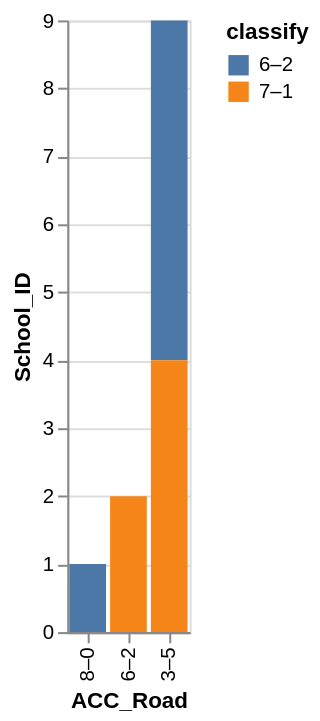

The specification (Vega-Lite) saved for this image:
### Vega-Lite specification from a JSON file in a GitHub repository (floating-point values rounded to 4 significant figures)
{"data": {"values": [{"x_data": "8–0", "y_data": 1, "classify": "6–2"}, {"x_data": "6–2", "y_data": 0, "classify": "6–2"}, {"x_data": "3–5", "y_data": 5, "classify": "6–2"}, {"x_data": "8–0", "y_data": 0, "classify": "7–1"}, {"x_data": "6–2", "y_data": 2, "classify": "7–1"}, {"x_data": "3–5", "y_data": 4, "classify": "7–1"}]}, "mark": "bar", "encoding": {"x": {"field": "x_data", "type": "nominal", "title": "ACC_Road", "sort": {"op": "sum", "field": "y_data", "order": "ascending"}}, "y": {"field": "y_data", "type": "quantitative", "title": "School_ID"}, "color": {"field": "classify"}}}
